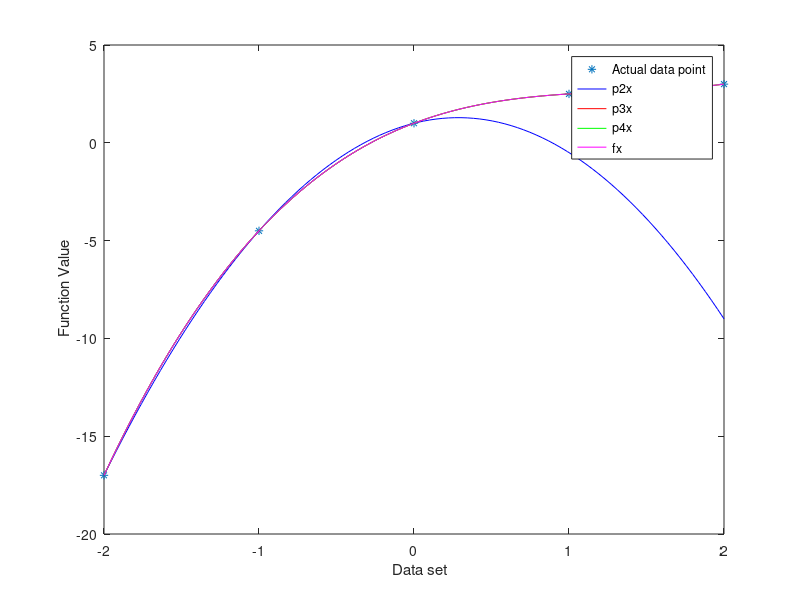

MATLAB code to generate this figure:
fx = @(x)0.5*x.^3 -2*x.^2+3*x+ 1;
p2x = @(x) -17+12.5.*(x+2)-3.5.*(x+2).*(x+1);
p3x = @(x) -17+12.5.*(x+2)-3.5.*(x+2).*(x+1) + 0.5.*(x+2).*(x+1).*(x);
p4x = @(x) -17+12.5.*(x+2)-3.5.*(x+2).*(x+1) + 0.5.*(x+2).*(x+1).*(x);

xData = [-2,-1, 0,1,2];

xPlot = linspace(-2,2,100);


plot(xData, fx(xData),'*', xPlot, p2x(xPlot), 'b', xPlot, p3x(xPlot), 'r', xPlot, p4x(xPlot), 'g',xPlot,fx(xPlot), 'm');
xlabel("   Data set");
ylabel(" Function Value");
legend('Actual data point', 'p2x', 'p3x', 'p4x', 'fx');